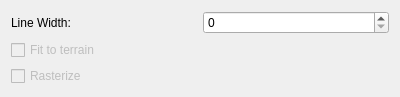
<ui version="4.0" >
 <class>LineWidget</class>
 <widget class="QWidget" name="LineWidget" >
  <property name="geometry" >
   <rect>
    <x>0</x>
    <y>0</y>
    <width>400</width>
    <height>92</height>
   </rect>
  </property>
  <property name="windowTitle" >
   <string>LineWidget</string>
  </property>
  <layout class="QVBoxLayout" >
   <item>
    <layout class="QHBoxLayout" >
     <item>
      <widget class="QLabel" name="label" >
       <property name="text" >
        <string>Line Width:</string>
       </property>
      </widget>
     </item>
     <item>
      <widget class="QSpinBox" name="_lineWidth" />
     </item>
    </layout>
   </item>
   <item>
    <layout class="QHBoxLayout" >
     <item>
      <widget class="QCheckBox" name="checkBox" >
       <property name="enabled" >
        <bool>false</bool>
       </property>
       <property name="text" >
        <string>Fit to terrain</string>
       </property>
      </widget>
     </item>
    </layout>
   </item>
   <item>
    <layout class="QHBoxLayout" >
     <item>
      <widget class="QCheckBox" name="checkBox_2" >
       <property name="enabled" >
        <bool>false</bool>
       </property>
       <property name="text" >
        <string>Rasterize</string>
       </property>
      </widget>
     </item>
    </layout>
   </item>
  </layout>
 </widget>
 <resources/>
 <connections/>
</ui>
